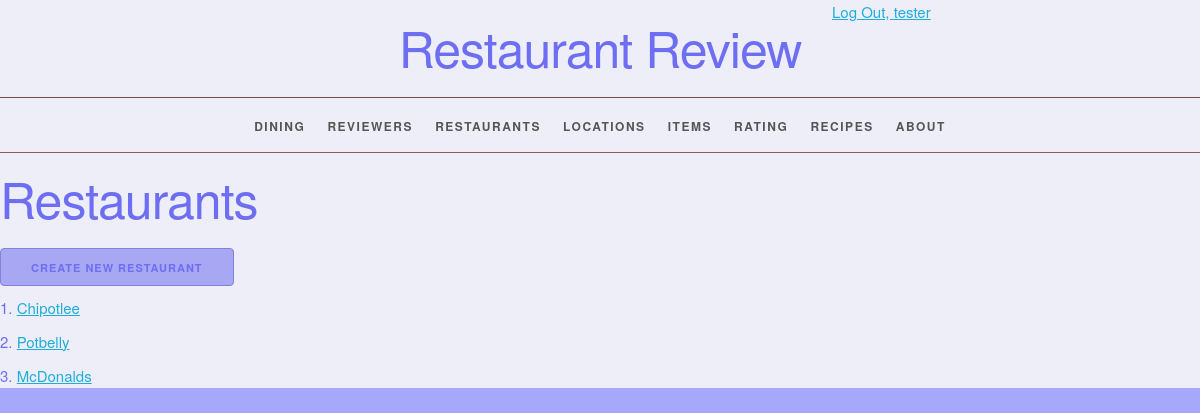
Before: /restaurant/ (signed in) with the older database file.
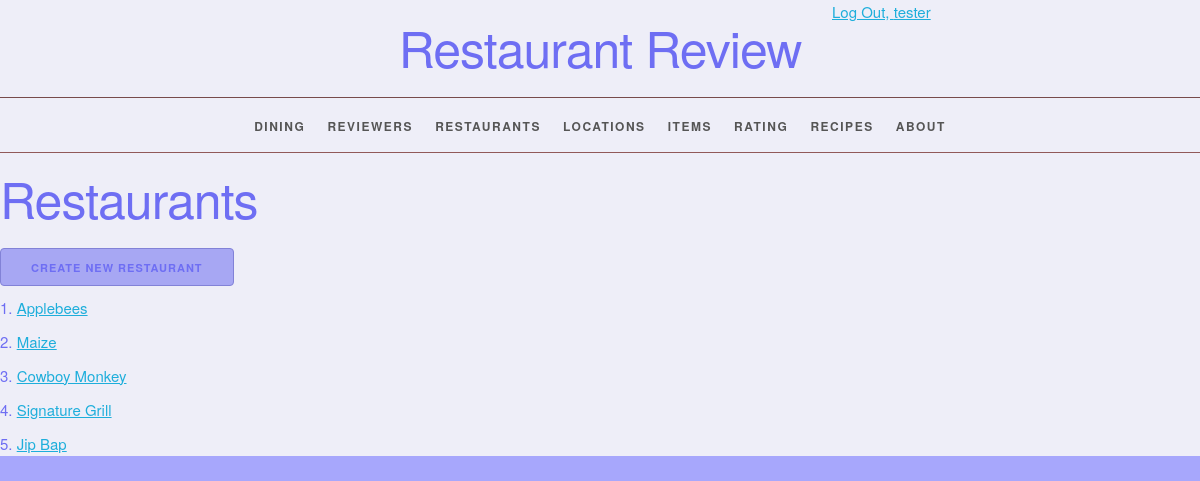
After: the same page with the newer database file.
### restaurantreview/models.py (models this page shows, shortened)
class Restaurant(models.Model):
    restaurant_id = models.AutoField(primary_key=True)
    restaurant_name = models.CharField(max_length=45, unique=True)
    def __str__(self):
        return '%s' % self.restaurant_name
    def get_absolute_url(self):
        return reverse('restaurantreview_restaurant_detail_urlpattern',
                       kwargs={'pk': self.pk})

### restaurantreview/views.py (the view)
class RestaurantList(LoginRequiredMixin, PermissionRequiredMixin, PageLinksMixin, ListView):
    model = Restaurant
    permission_required = 'restaurantreview.view_restaurant'

### restaurantreview/utils.py (called while the page is built, shortened)
    def get_context_data(self, **kwargs):
        context = super().get_context_data(
            **kwargs)
        page = context.get('page_obj')
        return context

### restaurantreview/templates/restaurantreview/restaurant_list.html (shortened to what this page needs)
{% extends 'restaurantreview/base.html' %}
{% block content %}
    <h1>Restaurants</h1>
    {% block create_button %}
        {% if perms.restaurantreview.add_restaurant %}
            <a
                    href="{% url 'restaurantreview_restaurant_create_urlpattern' %}"
                    class="button button-primary">
                Create New Restaurant</a>
        {% endif %}
    {% endblock %}
    <ol>
        {% for restaurant in restaurant_list %}
            <li>
                <a href="{{ restaurant.get_absolute_url }}">
                    {{ restaurant }}</a>
            </li>
        {% empty %}
            <li><em> There are no restaurants.</em></li>
        {% endfor %}
    </ol>
{% endblock %}

Changed rows visible on the page:
removed Restaurant: restaurant_name "Chipotlee"
removed Restaurant: restaurant_name "Potbelly"
removed Restaurant: restaurant_name "McDonalds"
added Restaurant: restaurant_name "Applebees"
added Restaurant: restaurant_name "Maize"
added Restaurant: restaurant_name "Cowboy Monkey"
added Restaurant: restaurant_name "Signature Grill"
added Restaurant: restaurant_name "Jip Bap"
